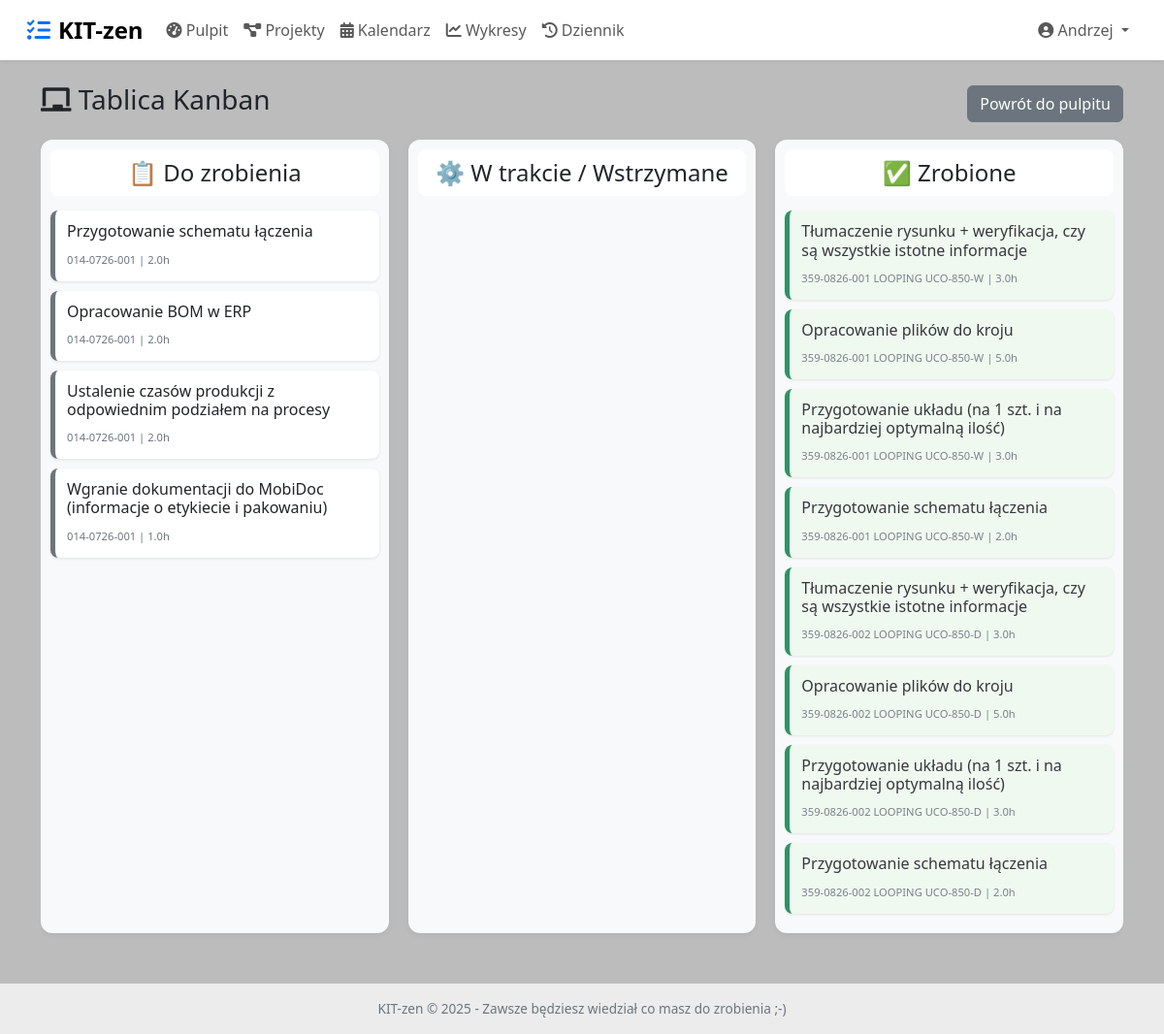
The page /kanban (signed in) on the database its author committed.
### app.py (models this page shows, shortened)
class User(UserMixin, db.Model):
    __tablename__ = 'user'
    id = db.Column(db.Integer, primary_key=True)
    username = db.Column(db.String(80), unique=True, nullable=False)
    password = db.Column(db.String(200), nullable=False)
    is_admin = db.Column(db.Boolean, default=False)
    absence_start = db.Column(db.Date, nullable=True)
    absence_end = db.Column(db.Date, nullable=True)
    roles = db.relationship('Role', secondary=user_roles, backref=db.backref('users', lazy='dynamic'))
    def has_role(self, role_name):
        return any(r.name == role_name for r in self.roles)

class Step(db.Model):
    __tablename__ = 'step'
    id = db.Column(db.Integer, primary_key=True)
    name = db.Column(db.String(200), nullable=False)
    description = db.Column(db.Text)
    position = db.Column(db.Integer, default=0)
    planned_hours = db.Column(db.Float, default=1.0)
    status = db.Column(db.String(20), default='todo')   # todo, in_progress, paused, done
    required_roles = db.Column(db.String(200), nullable=True)
    assigned_user_id = db.Column(db.Integer, db.ForeignKey('user.id'), nullable=True)
    project_id = db.Column(db.Integer, db.ForeignKey('project.id'), nullable=False)
    status_updated_at = db.Column(db.DateTime, default=now_aware, onupdate=now_aware)
    priority = db.Column(db.String(20), default='normalny')   # normalny, pilny, natychmiast
    started_at = db.Column(db.DateTime, nullable=True)        # zastąpione przez TimeLog, ale zostawiam dla kompatybilności
    actual_hours = db.Column(db.Float, nullable=True)         # obliczane z TimeLog
    assigned_user = db.relationship('User', foreign_keys=[assigned_user_id])

class Project(db.Model):
    __tablename__ = 'project'
    id = db.Column(db.Integer, primary_key=True)
    name = db.Column(db.String(200), nullable=False)
    description = db.Column(db.Text)
    created_at = db.Column(db.DateTime, default=now_aware)
    deadline = db.Column(db.Date, nullable=True)
    is_archived = db.Column(db.Boolean, default=False)
    steps = db.relationship('Step', backref='project', order_by='Step.position', cascade='all, delete-orphan')

### app.py (the view)
@app.route('/kanban')
@login_required
def kanban():
    base_query = Step.query.options(
        joinedload(Step.project),
        joinedload(Step.assigned_user)
    ).join(Project).filter(
        ((Step.assigned_user_id == current_user.id) | (Step.assigned_user_id == None)),
        Project.is_archived == False
    )
    all_tasks = base_query.all()
    tasks = {
        'todo': [t for t in all_tasks if t.status == 'todo'],
        'in_progress': [t for t in all_tasks if t.status in ('in_progress', 'paused')],
        'done': [t for t in all_tasks if t.status == 'done']
    }
    return render_template('kanban.html', tasks=tasks)

### app.py (called while the page is built)
@login_manager.user_loader
def load_user(user_id):
    return User.query.get(int(user_id))

### templates/kanban.html (shortened to what this page needs)
{% extends "base.html" %}
{% block content %}
<div class="d-flex justify-content-between align-items-center mb-3">
    <h3><i class="fas fa-chalkboard"></i> Tablica Kanban</h3>
    <a href="{{ url_for('dashboard') }}" class="btn btn-secondary">Powrót do pulpitu</a>
</div>
<div class="kanban-board">
    <div class="kanban-column" data-status="todo">
        <h4>📋 Do zrobienia</h4>
        <div class="kanban-items" id="todo-items">
            {% for task in tasks.todo %}
            <div class="kanban-item todo" data-id="{{ task.id }}" data-status="todo">
                <h6>{{ task.name }}</h6>
                <small>{{ task.project.name }} | {{ task.planned_hours }}h</small>
            </div>
            {% endfor %}
        </div>
    </div>
    <div class="kanban-column" data-status="in_progress">
        <h4>⚙️ W trakcie / Wstrzymane</h4>
        <div class="kanban-items" id="in_progress-items">
        </div>
    </div>
    <div class="kanban-column" data-status="done">
        <h4>✅ Zrobione</h4>
        <div class="kanban-items" id="done-items">
            {% for task in tasks.done %}
            <div class="kanban-item done" data-id="{{ task.id }}" data-status="done">
                <h6>{{ task.name }}</h6>
                <small>{{ task.project.name }} | {{ task.planned_hours }}h</small>
            </div>
            {% endfor %}
        </div>
    </div>
</div>
{% endblock %}

### templates/base.html (shortened to what this page needs)
<!DOCTYPE html>
<html lang="pl">
<head>
    <link href="https://cdn.jsdelivr.net/npm/bootstrap@5.3.0/dist/css/bootstrap.min.css" rel="stylesheet">
    <link rel="stylesheet" href="https://cdnjs.cloudflare.com/ajax/libs/font-awesome/6.0.0/css/all.min.css">
</head>
<body>
<nav class="navbar navbar-expand-lg bg-white px-3 py-2">
    <div class="container-fluid">
        <a class="navbar-brand" href="{{ url_for('dashboard') }}">
            <i class="fas fa-tasks me-2 text-primary"></i>KIT-zen
        </a>
        <div class="collapse navbar-collapse" id="navbarMain">
            <ul class="navbar-nav me-auto mb-2 mb-lg-0">
                <li class="nav-item"><a class="nav-link" href="{{ url_for('dashboard') }}"><i class="fas fa-tachometer-alt"></i> Pulpit</a></li>
                <li class="nav-item"><a class="nav-link" href="{{ url_for('project_list') }}"><i class="fas fa-project-diagram"></i> Projekty</a></li>
                <li class="nav-item"><a class="nav-link" href="{{ url_for('calendar_view') }}"><i class="fas fa-calendar-alt"></i> Kalendarz</a></li>
                <li class="nav-item"><a class="nav-link" href="{{ url_for('charts') }}"><i class="fas fa-chart-line"></i> Wykresy</a></li>
                <li class="nav-item"><a class="nav-link" href="{{ url_for('view_logs') }}"><i class="fas fa-history"></i> Dziennik</a></li>
            </ul>
            <ul class="navbar-nav ms-auto">
                <li class="nav-item dropdown">
                    <a class="nav-link dropdown-toggle" href="#" id="userDropdown" role="button" data-bs-toggle="dropdown">
                        <i class="fas fa-user-circle"></i> {{ current_user.username }}
                    </a>
                </li>
            </ul>
        </div>
    </div>
</nav>
<div class="container mt-4">
    {% block content %}{% endblock %}
</div>
<div class="footer">
    KIT-zen &copy; 2025 - Zawsze będziesz wiedział co masz do zrobienia ;-)
</div>
</body>
</html>

### templates/base.html (style rules this page uses)
body { background-color: #bcbcbd; font-family: 'Segoe UI', Roboto, 'Helvetica Neue', sans-serif; }
.navbar-brand { font-weight: bold; font-size: 1.5rem; }
.navbar { box-shadow: 0 2px 4px rgba(0,0,0,0.05); }
.footer { text-align: center; background-color: #ececec; margin-top: 2rem; padding: 1rem; color: #6c757d; font-size: 0.85rem; }

### templates/kanban.html (style rules this page uses)
.kanban-board { display: flex; gap: 20px; overflow-x: auto; padding-bottom: 20px; }
.kanban-column { background: #f8f9fa; border-radius: 0.75rem; min-width: 300px; width: 33%; padding: 10px; box-shadow: 0 2px 6px rgba(0,0,0,0.05); }
.kanban-column h4 { text-align: center; padding: 10px; background: white; border-radius: 0.5rem; margin-bottom: 15px; }
.kanban-items { min-height: 400px; }
.kanban-item { background: white; border-left: 5px solid #0d6efd; border-radius: 0.5rem; padding: 12px; margin-bottom: 10px; cursor: grab; transition: 0.1s; box-shadow: 0 1px 3px rgba(0,0,0,0.1); }
.kanban-item.todo { border-left-color: #6c757d; }
.kanban-item.done { border-left-color: #198754; background-color: #f0f9f0; opacity: 0.9; }
.kanban-item h6 { margin: 0 0 5px; font-size: 1rem; }
.kanban-item small { font-size: 0.7rem; color: #6c757d; }

### rows shown on the page
User: username "Andrzej"
Step: name "Przygotowanie schematu łączenia", project.name "014-0726-001", planned_hours "2.0"
Step: name "Opracowanie BOM w ERP", project.name "014-0726-001", planned_hours "2.0"
Step: name "Ustalenie czasów produkcji z odpowiednim podziałem na procesy", project.name "014-0726-001", planned_hours "2.0"
Step: name "Wgranie dokumentacji do MobiDoc (informacje o etykiecie i pakowaniu)", project.name "014-0726-001", planned_hours "1.0"
Step: name "Tłumaczenie rysunku + weryfikacja, czy są wszystkie istotne informacje", project.name "359-0826-001 LOOPING UCO-850-W", planned_hours "3.0"
Step: name "Opracowanie plików do kroju", project.name "359-0826-001 LOOPING UCO-850-W", planned_hours "5.0"
Step: name "Przygotowanie układu (na 1 szt. i na najbardziej optymalną ilość)", project.name "359-0826-001 LOOPING UCO-850-W", planned_hours "3.0"
Step: name "Przygotowanie schematu łączenia", project.name "359-0826-001 LOOPING UCO-850-W", planned_hours "2.0"
Step: name "Tłumaczenie rysunku + weryfikacja, czy są wszystkie istotne informacje", project.name "359-0826-002 LOOPING UCO-850-D", planned_hours "3.0"
Step: name "Opracowanie plików do kroju", project.name "359-0826-002 LOOPING UCO-850-D", planned_hours "5.0"
Step: name "Przygotowanie układu (na 1 szt. i na najbardziej optymalną ilość)", project.name "359-0826-002 LOOPING UCO-850-D", planned_hours "3.0"
Step: name "Przygotowanie schematu łączenia", project.name "359-0826-002 LOOPING UCO-850-D", planned_hours "2.0"
